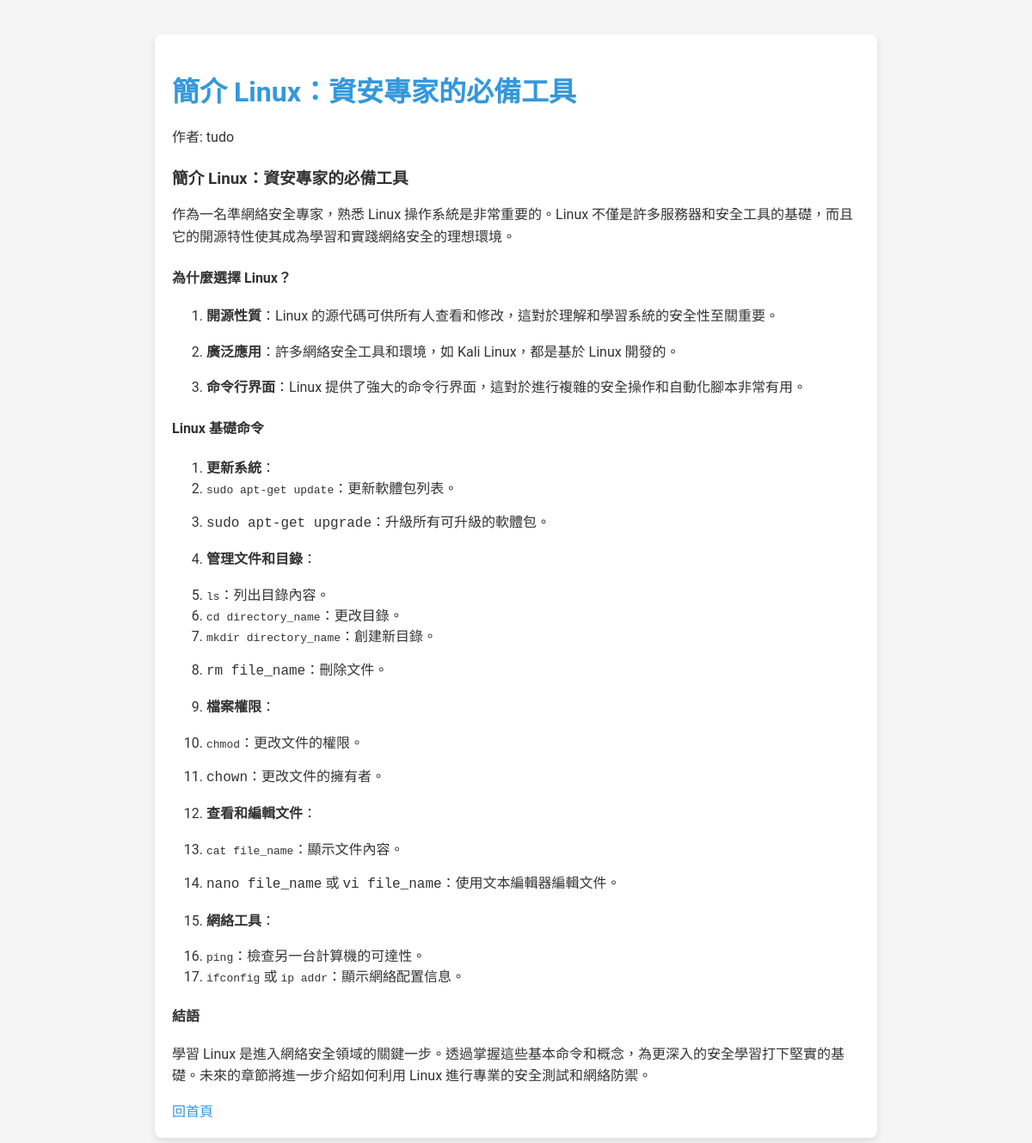
Page /view/3 on the committed database.
### tables this page shows
CREATE TABLE posts (
            id INTEGER PRIMARY KEY AUTOINCREMENT,
            user_id INTEGER,
            title TEXT,
            content TEXT,
            created_at DATETIME DEFAULT CURRENT_TIMESTAMP,
            FOREIGN KEY(user_id) REFERENCES users(id)
        );

CREATE TABLE users (
            id INTEGER PRIMARY KEY AUTOINCREMENT,
            username TEXT NOT NULL UNIQUE,
            password TEXT NOT NULL
        );

### app1.py (the view)
@app.route("/view/<int:post_id>")
def view_file(post_id):
    conn = get_db_connection()
    post = conn.execute('SELECT p.id, p.title, p.content, u.username FROM posts p JOIN users u ON p.user_id = u.id WHERE p.id = ?', (post_id,)).fetchone()
    conn.close()
    if post is None:
        flash('帖子未找到。')
        return redirect(url_for('index'))
    html_content = Markup(markdown.markdown(post['content'], extensions=['codehilite', 'fenced_code', 'tables']))
    return render_template("display.html", post=post, content=html_content)

### app1.py (called while the page is built)
def get_db_connection():
    conn = sqlite3.connect(DATABASE)
    conn.row_factory = sqlite3.Row
    return conn

@app.before_request
def initialize_database():
    global db_initialized,db_initialized_c
    if not db_initialized:
        create_table()
        db_initialized = True
    if not db_initialized_c:
        create_chat_sql()
        db_initialized_c = True

### templates/display.html (shortened to what this page needs)
<!DOCTYPE html>
<html lang="zh-tw">
<head>
    <link href="https://raw.githubusercontent.com/jwarby/pygments-css/master/native.css" rel="stylesheet">
</head>
<body>
    <div class="container">
        <h1>{{ post['title'] }}</h1>
        <p>作者: {% if post.username == 'admin' %}<span class="admin">{{ post.username }}</span>{% else %}{{ post.username }}{% endif %}</p>
        <div>{{ content|safe }}</div>
        <a href="\">回首頁</a>
    </div>
</body>
</html>

### templates/display.html (style rules this page uses)
body { font-family: 'Roboto', sans-serif; margin: 0; background-color: #f5f5f5; color: #333; }
.container { max-width: 800px; margin: 40px auto; padding: 20px; background-color: #fff; border-radius: 8px; box-shadow: 0 4px 8px rgba(0,0,0,0.1); }
h1 { color: #3498db; margin-bottom: 20px; }
p { font-size: 16px; line-height: 1.6; margin-bottom: 15px; }
a { color: #3498db; text-decoration: none; }

### rows in the picture
posts: title "簡介 Linux：資安專家的必備工具", title "簡介 Linux：資安專家的必備工具 作為一名準網絡安全專家，熟悉 Linux 操作系統是非常重要的。Linux 不僅是許多服務器和安全工具的基礎，而且它的開源特性使其成為學習和實踐網絡安全的理想環境。 為什麼選擇 Linux？ 開源性質 ：Linux 的源代碼可供所有人查看和修改，這對於理解和學習系統的安全性至關重要。 廣泛應用 ：許多網絡安全工具和環境，如 Kali Linux，都是基於 Linux 開發的。 命令行界面 ：Linux 提供了強大的命令行界面，這對於進行複雜的安全操作和自動化腳本非常有用。 Linux 基礎命令 更新系統 ： sudo apt-get update ：更新軟體包列表。 sudo apt-get upgrade ：升級所有可升級的軟體包。 管理文件和目錄 ： ls ：列出目錄內容。 cd directory_name ：更改目錄。 mkdir directory_name ：創建新目錄。 rm file_name ：刪除文件。 檔案權限 ： chmod ：更改文件的權限。 chown ：更改文件的擁有者。 查看和編輯文件 ： cat file_name ：顯示文件內容。 nano file_name 或 vi file_name ：使用文本編輯器編輯文件。 網絡工具 ： ping ：檢查另一台計算機的可達性。 ifconfig 或 ip addr ：顯示網絡配置信息。 結語 學習 Linux 是進入網絡安全領域的關鍵一步。透過掌握這些基本命令和概念，為更深入的安全學習打下堅實的基礎。未來的章節將進一步介紹如何利用 Linux…"
users: username "tudo"
